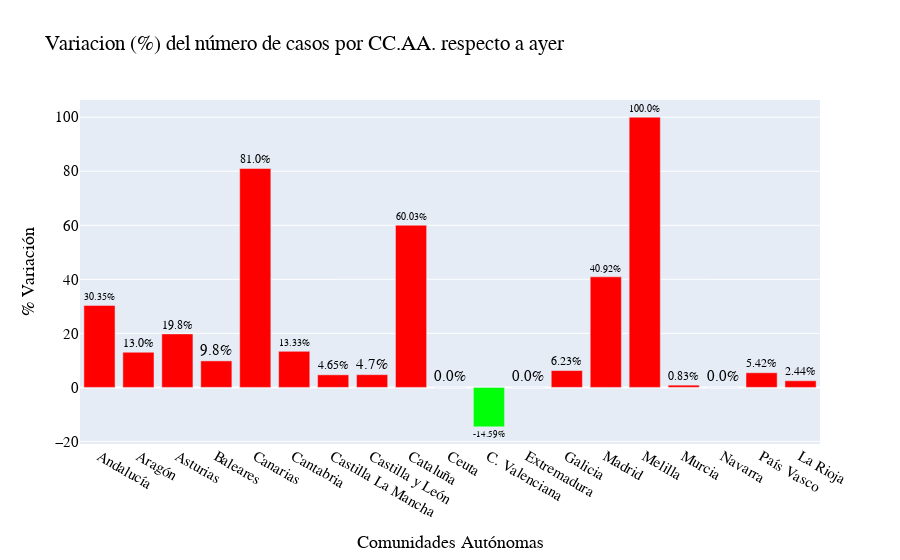

The notebook cell this image was saved under:
### Code cell
comunidades = tabla_variacion['CCAA']
var = tabla_variacion['% Variacion']

clrrojo = '#ff0000'
clrverde = '#00ff08'
clrs  = [clrverde if float(var[x]) < 0 else clrrojo for x in range(len(var))]

fig2 = go.Figure()

fig2.add_trace(go.Bar(
    x=comunidades,
    y=var,
    textposition='outside',
    text=var + '%',
    marker=dict(color=clrs),
    name="variacion_ccaa"
))

fig2.update_layout(
    title="Variacion (%) del número de casos por CC.AA. respecto a ayer",
    xaxis_title="Comunidades Autónomas",
    yaxis_title="% Variación",
    font=dict(
        family="Courier New, monospace",
        size=15,
        color="#000000"
    )
)

fig2.show()

### Figure 1 — Plotly figure (JSON) as saved in the notebook; plotly's stock layout.template omitted (floating-point values rounded to 4 significant figures)
{"data": [{"marker": {"color": ["#ff0000", "#ff0000", "#ff0000", "#ff0000", "#ff0000", "#ff0000", "#ff0000", "#ff0000", "#ff0000", "#ff0000", "#00ff08", "#ff0000", "#ff0000", "#ff0000", "#ff0000", "#ff0000", "#ff0000", "#ff0000", "#ff0000"]}, "name": "variacion_ccaa", "text": ["30.35%", "13.0%", "19.8%", "9.8%", "81.0%", "13.33%", "4.65%", "4.7%", "60.03%", "0.0%", "-14.59%", "0.0%", "6.23%", "40.92%", "100.0%", "0.83%", "0.0%", "5.42%", "2.44%"], "textposition": "outside", "type": "bar", "x": ["Andalucía", "Aragón", "Asturias", "Baleares", "Canarias", "Cantabria", "Castilla La Mancha", "Castilla y León", "Cataluña", "Ceuta", "C. Valenciana", "Extremadura", "Galicia", "Madrid", "Melilla", "Murcia", "Navarra", "País Vasco", "La Rioja"], "y": ["30.35", "13.0", "19.8", "9.8", "81.0", "13.33", "4.65", "4.7", "60.03", "0.0", "-14.59", "0.0", "6.23", "40.92", "100.0", "0.83", "0.0", "5.42", "2.44"]}], "layout": {"font": {"color": "#000000", "family": "Courier New, monospace", "size": 15}, "title": {"text": "Variacion (%) del número de casos por CC.AA. respecto a ayer"}, "xaxis": {"title": {"text": "Comunidades Autónomas"}}, "yaxis": {"title": {"text": "% Variación"}}}}
